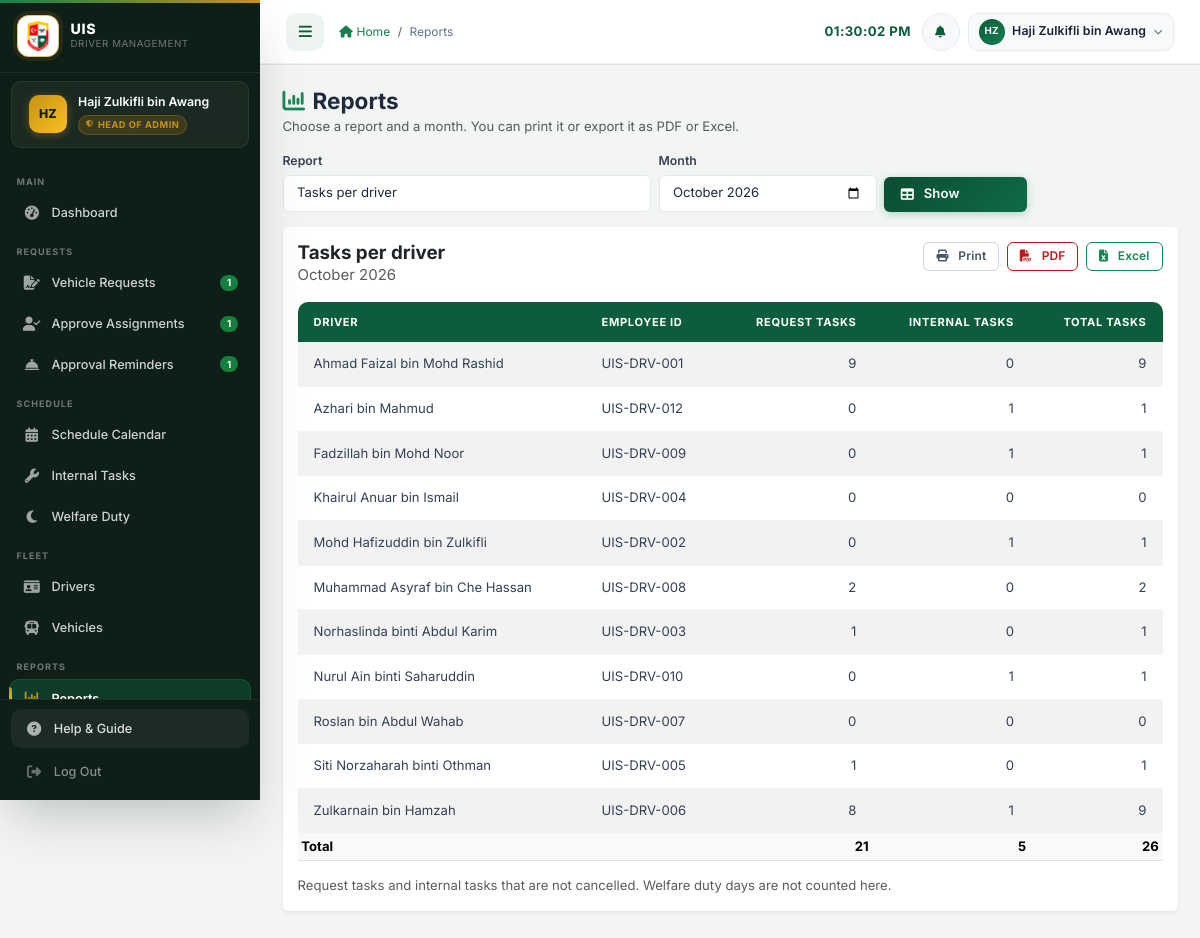
/admin/reports.php (signed in), run on the app's committed database.
### tables this page shows
CREATE TABLE `drivers` (
  `driver_id` int(11) NOT NULL AUTO_INCREMENT,
  `employee_id` varchar(20) NOT NULL,
  `name` varchar(100) NOT NULL,
  `phone` varchar(20) DEFAULT NULL,
  `email` varchar(100) DEFAULT NULL,
  `address` text DEFAULT NULL,
  `experience_years` decimal(4,1) NOT NULL DEFAULT 0.0,
  `license_number` varchar(50) DEFAULT NULL,
  `license_class` varchar(10) DEFAULT NULL COMMENT 'comma list: B2,D,E',
  `license_expiry` date DEFAULT NULL,
  `status` enum('active','inactive') NOT NULL DEFAULT 'active',
  `photo` varchar(255) DEFAULT NULL COMMENT 'relative path under uploads/drivers/',
  `created_at` timestamp NOT NULL DEFAULT current_timestamp(),
  `updated_at` timestamp NOT NULL DEFAULT current_timestamp() ON UPDATE current_timestamp(),
  PRIMARY KEY (`driver_id`),
  UNIQUE KEY `uq_drivers_employee_id` (`employee_id`)
);

### includes/report_export.php (called while the page is built, shortened)
<?php
function reportTypes(): array
{
    return [
        'tasks'   => 'Tasks per driver',
        'outside' => 'Outside working hours per driver',
        'welfare' => 'Welfare duty days per driver',
        'vehicle' => 'Vehicle usage',
    ];
}
function buildReport(mysqli $conn, string $type, string $month): array
{
    $types = reportTypes();
    $from = $month . '-01';
    $to   = date('Y-m-t', strtotime($from));
    $rep  = ['title' => $types[$type] ?? $type, 'month' => $month, 'headers' => [], 'rows' => [], 'totals' => [], 'widths' => [], 'note' => ''];
    if ($type === 'tasks' || $type === 'outside' || $type === 'welfare') {
        $counts = driverMonthCounts($conn, $month);
        $drivers = $conn->query('SELECT driver_id, name, employee_id, status FROM drivers ORDER BY name')->fetch_all(MYSQLI_ASSOC);
    }
    if ($type === 'tasks') {
        $split = [];
        $stmt = $conn->prepare("SELECT driver_id, SUM(k = 'r') AS req, SUM(k = 'i') AS internal FROM (
                                   SELECT driver_id, 'r' AS k FROM schedules WHERE driver_id IS NOT NULL AND status <> 'cancelled' AND trip_date BETWEEN ? AND ?
                                   UNION ALL
                                   SELECT driver_id, 'i' FROM internal_tasks WHERE status = 'active' AND task_date BETWEEN ? AND ?
                                ) x GROUP BY driver_id");
        $stmt->bind_param('ssss', $from, $to, $from, $to);
        $stmt->execute();
        foreach ($stmt->get_result()->fetch_all(MYSQLI_ASSOC) as $r) { $split[(int)$r['driver_id']] = [(int)$r['req'], (int)$r['internal']]; }
        $rep['headers'] = ['Driver', 'Employee ID', 'Request tasks', 'Internal tasks', 'Total tasks'];
        $rep['widths']  = [40, 16, 15, 15, 14];
        $rep['note']    = 'Request tasks and internal tasks that are not cancelled. Welfare duty days are not counted here.';
        foreach ($drivers as $d) {
            [$r, $i] = $split[(int)$d['driver_id']] ?? [0, 0];
            if ($d['status'] !== 'active' && $r + $i === 0) { continue; }
            $rep['rows'][] = [$d['name'], $d['employee_id'], $r, $i, $r + $i];
        }
    }
    $n = count($rep['headers']);
    $tot = array_fill(0, $n, '');
    $tot[0] = 'Total';
    for ($c = 1; $c < $n; $c++) {
        $isNum = $rep['rows'] ? true : false;
        $sum = 0;
        foreach ($rep['rows'] as $row) { if (!is_int($row[$c]) && !is_float($row[$c])) { $isNum = false; break; } $sum += $row[$c]; }
        if ($isNum) { $tot[$c] = is_float($sum) ? round($sum, 2) : $sum; }
    }
    $rep['totals'] = $tot;
    return $rep;
}
function reportCellText($v): string
{
    return is_float($v) ? rtrim(rtrim(number_format($v, 2, '.', ''), '0'), '.') : (string)$v;
}

### includes/workflow.php (called while the page is built, shortened)
<?php
function getSetting(mysqli $conn, string $key, ?string $default = null): ?string
{
    static $cache = null;
    if ($cache === null || isset($GLOBALS['__settings_dirty'])) {
        $cache = [];
        try {
            $r = $conn->query('SELECT setting_key, setting_value FROM settings');
            while ($r && ($row = $r->fetch_assoc())) { $cache[$row['setting_key']] = $row['setting_value']; }
        } catch (Throwable $e) {
        }
    }
    return $cache[$key] ?? ($default ?? (SETTING_DEFAULTS[$key] ?? null));
}
function getSettingInt(mysqli $conn, string $key): int
{
    return (int)getSetting($conn, $key);
}
function changeRequestStatus(mysqli $conn, int $request_id, string $to, array $o = []): array
{
    return ['ok' => true, 'message' => 'Request ' . requestStatusLabel($to) . '.'];
}
function runRequestJobs(mysqli $conn): array
{
    $out = ['lapsed' => 0, 'cancelled' => 0, 'completed' => 0];
    $hours = max(1, getSettingInt($conn, 'LAPSE_HOURS'));
    $stmt = $conn->prepare("SELECT request_id FROM vehicle_requests WHERE status = 'pending'
                              AND (created_at <= DATE_SUB(NOW(), INTERVAL ? HOUR) OR depart_at <= NOW())");
    $stmt->bind_param('i', $hours);
    $stmt->execute();
    foreach ($stmt->get_result()->fetch_all(MYSQLI_ASSOC) as $row) {
        if (changeRequestStatus($conn, (int)$row['request_id'], 'lapsed', ['system' => true])['ok']) { $out['lapsed']++; }
    }
    $r = $conn->query("SELECT request_id FROM vehicle_requests WHERE status IN ('approved', 'assigned') AND depart_at <= NOW()");
    foreach ($r->fetch_all(MYSQLI_ASSOC) as $row) {
        $res = changeRequestStatus($conn, (int)$row['request_id'], 'cancelled', [
            'system' => true, 'reason' => 'The request was not confirmed before the trip time.',
        ]);
        if ($res['ok']) { $out['cancelled']++; }
    }
    $r = $conn->query("SELECT vr.request_id FROM vehicle_requests vr WHERE vr.status = 'processed'
                          AND GREATEST(vr.return_at, IFNULL((SELECT MAX(s.end_dt) FROM schedules s WHERE s.request_id = vr.request_id AND s.status <> 'cancelled'), vr.return_at)) < NOW()");
    foreach ($r->fetch_all(MYSQLI_ASSOC) as $row) {
        if (changeRequestStatus($conn, (int)$row['request_id'], 'completed', ['system' => true])['ok']) { $out['completed']++; }
    }
    return $out;
}
function runRequestJobsThrottled(mysqli $conn): void
{
    $file = sys_get_temp_dir() . '/uis_jobs_last_run_' . md5(__DIR__);
    $fh = @fopen($file, 'c+');
    if (flock($fh, LOCK_EX | LOCK_NB)) {
        $last = (int)trim((string)stream_get_contents($fh));
        if (time() - $last >= 300) {
            try {
                runRequestJobs($conn);
            } finally {
                ftruncate($fh, 0); rewind($fh); fwrite($fh, (string)time());
            }
        }
    }
}

### config/database.php (called while the page is built, shortened)
<?php
$conn = new mysqli(DB_HOST, DB_USER, DB_PASS, DB_NAME);
$conn->set_charset("utf8mb4");
$conn->query("SET time_zone = '+08:00'");
require_once __DIR__ . '/../includes/workflow.php';
require_once __DIR__ . '/../includes/recommender.php';
if (isLoggedIn() && !defined('SKIP_REQUEST_JOBS')) {
    try {
        runRequestJobsThrottled($conn);
    } catch (Throwable $e) {
        error_log('request jobs: ' . $e->getMessage());
    }
}
function isLoggedIn(): bool
{
    return isset($_SESSION['user_id']) && !empty($_SESSION['user_id']);
}

### includes/recommender.php (called while the page is built, shortened)
<?php
function driverMonthCounts(mysqli $conn, string $month): array
{
    $ws = substr(getSetting($conn, 'WORK_START'), 0, 5) . ':00';
    $we = substr(getSetting($conn, 'WORK_END'), 0, 5) . ':00';
    $from = $month . '-01';
    $to   = date('Y-m-t', strtotime($from));
    $stmt = $conn->prepare(
        "SELECT driver_id, COUNT(*) AS tasks, COALESCE(SUM(out_h), 0) AS outside, COALESCE(SUM(is_w), 0) AS welfare FROM (
             SELECT driver_id, (DAYOFWEEK(trip_date) IN (1, 7) OR start_time < ? OR end_time > ?) AS out_h, 0 AS is_w
               FROM schedules WHERE driver_id IS NOT NULL AND status <> 'cancelled' AND trip_date BETWEEN ? AND ?
             UNION ALL
             SELECT driver_id, (DAYOFWEEK(task_date) IN (1, 7) OR start_time < ? OR end_time > ?) AS out_h, 0 AS is_w
               FROM internal_tasks WHERE status = 'active' AND task_date BETWEEN ? AND ?
             UNION ALL
             SELECT driver_id, 0 AS out_h, 1 AS is_w FROM welfare_roster WHERE duty_date BETWEEN ? AND ?
         ) x GROUP BY driver_id"
    );
    $stmt->bind_param('ssssssssss', $ws, $we, $from, $to, $ws, $we, $from, $to, $from, $to);
    $stmt->execute();
    $out = [];
    foreach ($stmt->get_result()->fetch_all(MYSQLI_ASSOC) as $r) {
        $out[(int)$r['driver_id']] = ['tasks' => (int)$r['tasks'], 'outside' => (int)$r['outside'], 'welfare' => (int)$r['welfare']];
    }
    return $out;
}

### admin/reports.php (the view, shortened to what this page needs)
<?php
require_once '../config/database.php';
require_once '../includes/admin_page.php';
require_once '../includes/report_export.php';
$types = reportTypes();
$type  = array_key_exists($_GET['type'] ?? '', $types) ? $_GET['type'] : 'tasks';
$month = (string)($_GET['month'] ?? '');
if (!preg_match('/^\d{4}-(0[1-9]|1[0-2])$/', $month)) { $month = date('Y-m'); }
$rep = buildReport($conn, $type, $month);
$h = fn($s) => htmlspecialchars(reportCellText($s), ENT_QUOTES, 'UTF-8');
$q = http_build_query(['type' => $type, 'month' => $month]);
?>
    <h4 class="fw-bold mb-1 no-print"><i class="fas fa-chart-column text-success me-2"></i>Reports</h4>
    <p class="text-muted small mb-3 no-print">Choose a report and a month. You can print it or export it as PDF or Excel.</p>
    <form method="get" class="row g-2 align-items-end mb-3 no-print">
        <div class="col-12 col-md-5"><label class="form-label fw-semibold" for="type">Report</label>
            <select class="form-select" id="type" name="type"><?php foreach ($types as $k => $lbl): ?><option value="<?= $k ?>" <?= $k === $type ? 'selected' : '' ?>><?= $h($lbl) ?></option><?php endforeach; ?></select></div>
        <div class="col-6 col-md-3"><label class="form-label fw-semibold" for="month">Month</label>
            <input type="month" class="form-control" id="month" name="month" value="<?= $h($month) ?>" required></div>
        <div class="col-6 col-md-2"><button class="btn btn-uis-primary w-100" type="submit"><i class="fas fa-table me-1"></i>Show</button></div>
    </form>
    <div class="card border-0 shadow-sm"><div class="card-body">
        <div class="d-flex flex-wrap justify-content-between align-items-start gap-2 mb-3">
            <div><h5 class="fw-bold mb-0"><?= $h($rep['title']) ?></h5><div class="text-muted"><?= $h(date('F Y', strtotime($month . '-01'))) ?></div></div>
            <div class="d-flex flex-wrap gap-2 no-print">
                <button type="button" class="btn btn-sm btn-outline-secondary" onclick="window.print()"><i class="fas fa-print me-1"></i>Print</button>
                <a class="btn btn-sm btn-outline-danger" href="?<?= $q ?>&amp;export=pdf"><i class="fas fa-file-pdf me-1"></i>PDF</a>
                <a class="btn btn-sm btn-outline-success" href="?<?= $q ?>&amp;export=xlsx"><i class="fas fa-file-excel me-1"></i>Excel</a>
            </div>
        </div>
        <div class="table-responsive">
            <table class="table table-sm table-striped align-middle mb-0">
                <thead class="table-light"><tr>
                    <?php foreach ($rep['headers'] as $c => $hd): ?><th class="<?= $c > 0 && is_numeric($rep['totals'][$c] ?? null) ? 'text-end' : '' ?>"><?= $h($hd) ?></th><?php endforeach; ?>
                </tr></thead>
                <tbody>
                <?php foreach ($rep['rows'] as $row): ?>
                    <tr><?php foreach ($row as $c => $v): ?><td class="<?= is_int($v) || is_float($v) ? 'text-end' : '' ?>"><?= $h($v) ?></td><?php endforeach; ?></tr>
                <?php endforeach; ?>
                </tbody>
                <tfoot><tr class="table-light fw-bold"><?php foreach ($rep['totals'] as $c => $v): ?><td class="<?= is_int($v) || is_float($v) ? 'text-end' : '' ?>"><?= $h($v) ?></td><?php endforeach; ?></tr></tfoot>
            </table>
        </div>
        <?php if ($rep['note']): ?><p class="small text-muted mt-3 mb-0"><?= $h($rep['note']) ?></p><?php endif; ?>
    </div></div>

### assets/css/style.css (style rules this page uses)
:root { --uis-primary: #0b5d3b; --uis-secondary: #15804f; --uis-accent: #c69214; --uis-light: #eef5f1; --uis-dark: #122018; --uis-success: #15803d; --uis-danger: #b91c1c; --uis-warning: #b45309; --uis-info: #0e7490; --grad-blue: linear-gradient(135deg, #0a4d31 0%, #0e6b45 100%); --grad-green: linear-gradient(135deg, #11564f 0%, #148076 100%); --grad-amber: linear-gradient(135deg, #8a6410 0%, #b58a1a 100%); --grad-red: linear-gradient(135deg, #7f1d1d 0%, #a82727 100%); --grad-purple: linear-gradient(135deg, #334155 0%, #475569 100%); --grad-teal: linear-gradient(135deg, #134e4a 0%, #0f766e 100%); --grad-sky: linear-gradient(135deg, #27556d 0%, #35708f 100%); --sidebar-width: 260px; --sidebar-bg: #0e1f17; --sidebar-text: rgba(255,255,255,.80); --sidebar-muted: rgba(255,255,255,.40); --sidebar-active-bg: rgba(21,128,79,.30); --sidebar-hover-bg: rgba(255,255,255,.06); --sidebar-border: rgba(255,255,255,.07); --header-height: 64px; --shadow-xs: 0 1px 3px rgba(18,32,24,.06), 0 1px 2px rgba(18,32,24,.04); --shadow-sm: 0 4px 6px -1px rgba(18,32,24,.08), 0 2px 4px -1px rgba(18,32,24,.05); --shadow-md: 0 10px 15px -3px rgba(18,32,24,.10), 0 4px 6px -2px rgba(18,32,24,.06); --shadow-lg: 0 20px 25px -5px rgba(18,32,24,.12), 0 10px 10px -5px rgba(18,32,24,.05); --shadow-xl: 0 25px 50px -12px rgba(18,32,24,.25); --shadow-glow-blue: var(--shadow-sm); --shadow-glow-green: var(--shadow-sm); --shadow-glow-amber: var(--shadow-sm); --shadow-glow-red: var(--shadow-sm); --radius-sm: 6px; --radius-md: 10px; --radius-lg: 14px; --radius-xl: 20px; --transition: all .25s cubic-bezier(.4,0,.2,1); --font-base: 'Inter', 'Segoe UI', system-ui, sans-serif; }
*,*::before,*::after { box-sizing: border-box; margin: 0; padding: 0; }
html { scroll-behavior: smooth; font-size: 15px; }
body { font-family: var(--font-base); background: #f3f5f4; color: #1e293b; min-height: 100vh; overflow-x: hidden; }
@media (min-width: 992px) { body { padding-left: var(--sidebar-width); padding-top: var(--header-height); transition: padding-left .3s ease; } }
a { color: var(--uis-secondary); text-decoration: none; transition: var(--transition); }
.table { width: 100%; margin-bottom: 0; font-size: .875rem; border-collapse: separate; border-spacing: 0; }
.table thead th { background: linear-gradient(135deg, var(--uis-primary) 0%, #0b5d3b 100%); color: #fff; font-weight: 700; font-size: .74rem; text-transform: uppercase; letter-spacing: .06em; padding: 12px 16px; border: none; white-space: nowrap; }
.table thead th:first-child { border-radius: var(--radius-md) 0 0 0; }
.table thead th:last-child { border-radius: 0 var(--radius-md) 0 0; }
.table tbody tr { transition: background .12s ease; }
.table tbody td { padding: 12px 16px; vertical-align: middle; border-bottom: 1px solid #f1f5f9; color: #334155; }
.table tbody tr:last-child td { border-bottom: none; }
.table-striped tbody tr:nth-of-type(odd) { background-color: rgba(239,246,255,.50); }
.btn { border-radius: var(--radius-sm); font-size: .875rem; font-weight: 600; padding: .5rem 1.1rem; transition: var(--transition); display: inline-flex; align-items: center; gap: .4rem; cursor: pointer; text-decoration: none; line-height: 1.5; letter-spacing: .01em; }
.btn-uis-primary, .btn-primary { background: var(--grad-blue); color: #fff; border: none; box-shadow: 0 2px 8px rgba(21,128,79,.30); }
.btn-outline-secondary { border: 1.5px solid #cbd5e1; color: #475569; background: transparent; }
.btn-outline-danger { border: 1.5px solid var(--uis-danger); color: var(--uis-danger); background: transparent; }
.btn-sm { padding: .32rem .8rem; font-size: .80rem; }
.form-label { font-size: .82rem; font-weight: 600; color: #374151; margin-bottom: .3rem; display: block; }
.form-control, .form-select { border: 1.5px solid #e2e8f0; border-radius: var(--radius-sm); font-size: .875rem; color: #1e293b; background: #fff; padding: .5rem .9rem; transition: var(--transition); width: 100%; }

### data on the page
drivers: name "Ahmad Faizal bin Mohd Rashid", employee "UIS-DRV-001", v "9", v "0"
drivers: name "Azhari bin Mahmud", employee "UIS-DRV-012", v "0", v "1"
drivers: name "Fadzillah bin Mohd Noor", employee "UIS-DRV-009", v "0", v "1"
drivers: name "Khairul Anuar bin Ismail", employee "UIS-DRV-004", v "0"
drivers: name "Mohd Hafizuddin bin Zulkifli", employee "UIS-DRV-002", v "0", v "1"
drivers: name "Muhammad Asyraf bin Che Hassan", employee "UIS-DRV-008", v "2", v "0"
drivers: name "Norhaslinda binti Abdul Karim", employee "UIS-DRV-003", v "1", v "0"
drivers: name "Nurul Ain binti Saharuddin", employee "UIS-DRV-010", v "0", v "1"
drivers: name "Roslan bin Abdul Wahab", employee "UIS-DRV-007", v "0"
drivers: name "Siti Norzaharah binti Othman", employee "UIS-DRV-005", v "1", v "0"
drivers: name "Zulkarnain bin Hamzah", employee "UIS-DRV-006", v "8", v "1", v "9"

### other printed values
$initials "HZ"
$full_name "Haji Zulkifli bin Awang"
$role_label "HEAD OF ADMIN"
$_section "MAIN"
$_label "Dashboard"
$_section "REQUESTS"
$_label "Vehicle Requests"
$_badge[$_bk] "1"
$_label "Approve Assignments"
$_label "Approval Reminders"
$_section "SCHEDULE"
$_label "Schedule Calendar"
$_label "Internal Tasks"
$_label "Welfare Duty"
$_section "FLEET"
